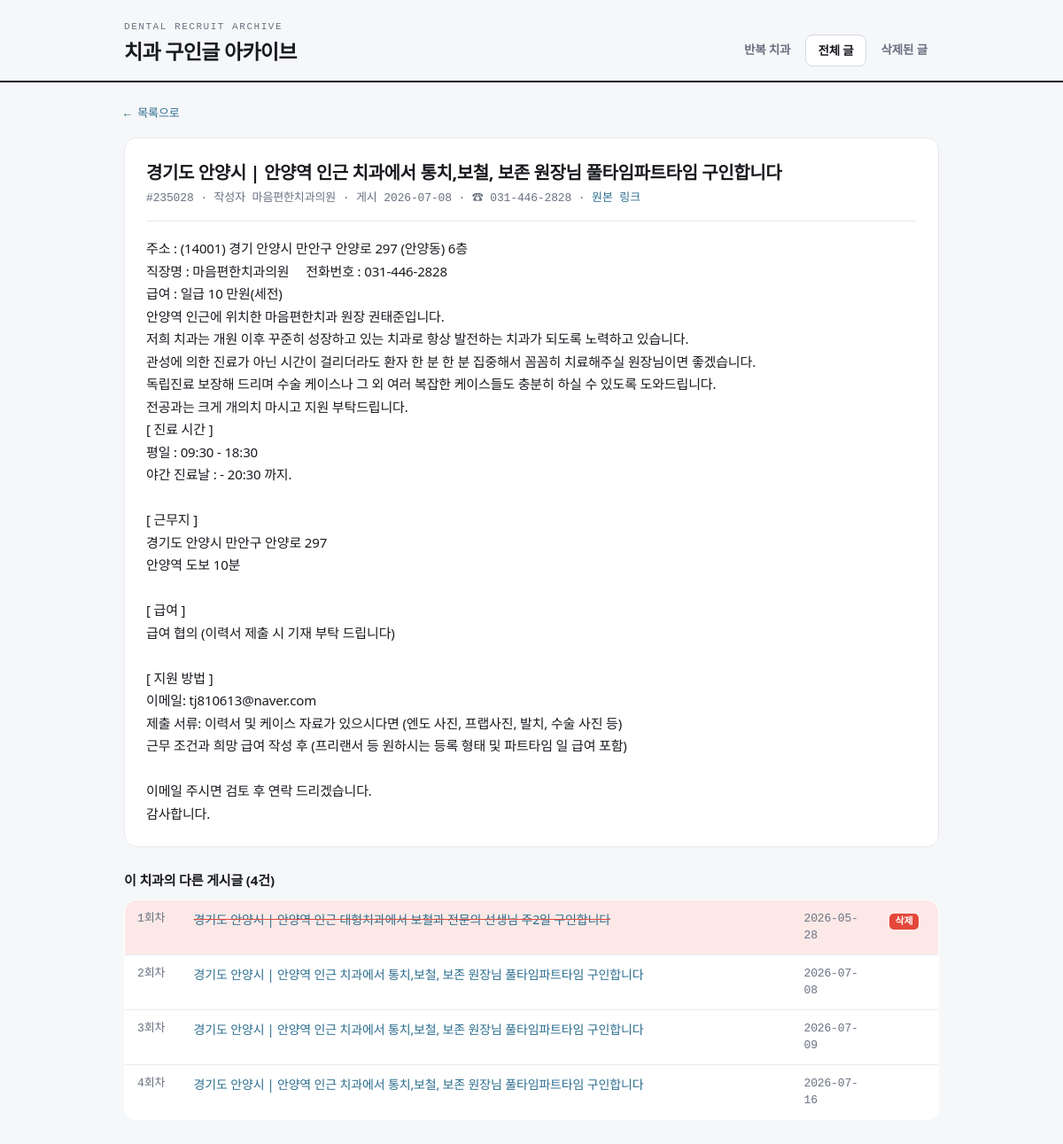
The page /post/235028 on the database as committed earlier.
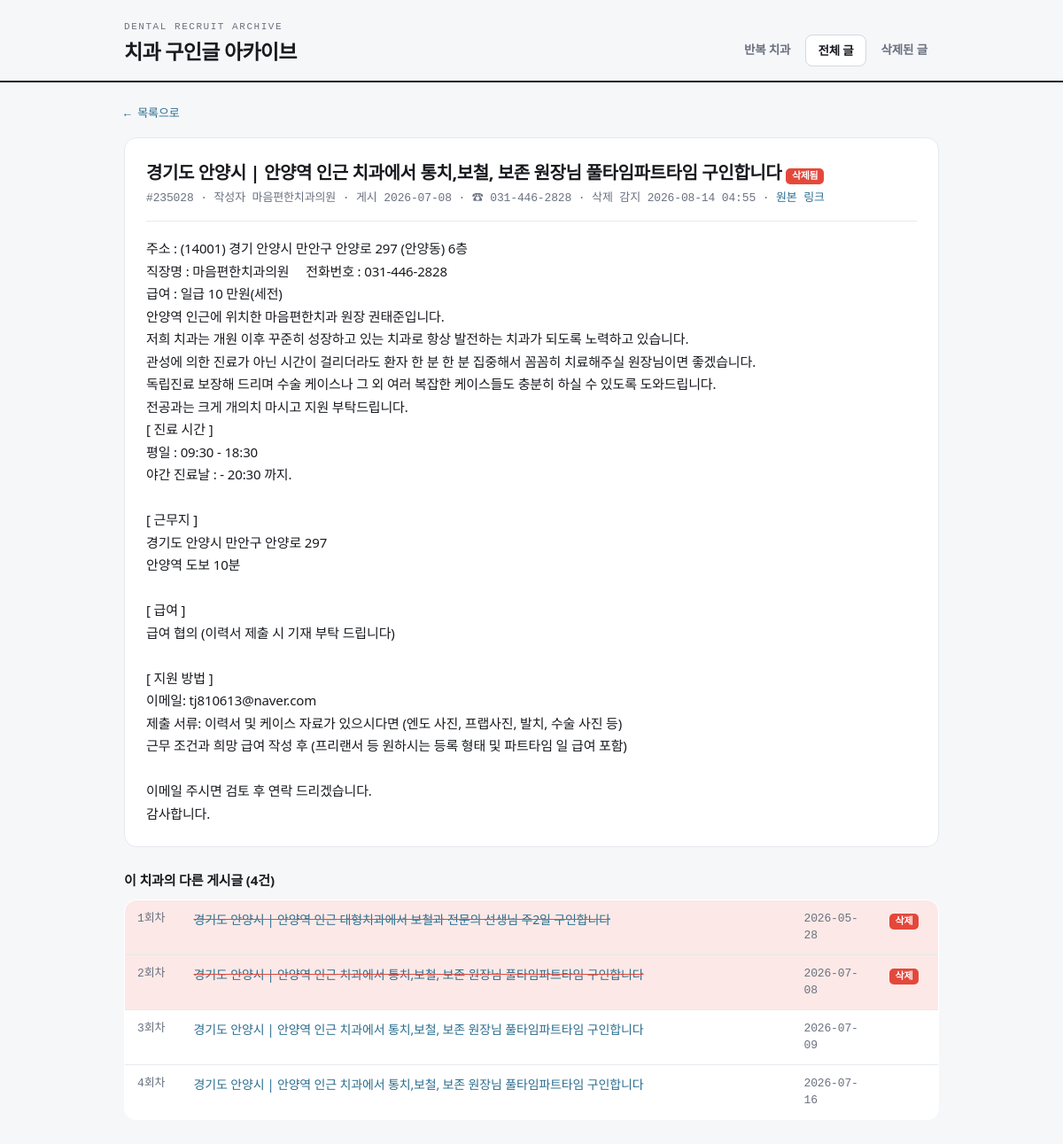
The same page on the database as committed later.
### tables this page shows
CREATE TABLE posts (
    no            INTEGER PRIMARY KEY,   -- 게시판 글 번호 (고유)
    category      TEXT,                  -- 구분: 구인 / 구직 / 양도
    title         TEXT,
    author        TEXT,
    posted_raw    TEXT,                  -- 게시판이 보여주는 날짜 원문
    posted_at     TEXT,                  -- 파싱한 ISO 날짜 (가능한 경우)
    views         INTEGER,
    url           TEXT,
    content       TEXT,                  -- 상세 본문
    phone         TEXT,                  -- 본문에서 추출한 대표 전화번호(숫자만)
    phone_display TEXT,                  -- 보기용 전화번호
    clinic_key    TEXT,                  -- 치과 식별키 (전화 우선, 없으면 제목 시그니처)
    key_kind      TEXT,                  -- 'phone' | 'title' | 'author'
    title_sig     TEXT,                  -- 제목 정규화 시그니처
    first_seen    TEXT,                  -- 우리 크롤러가 처음 발견한 시각
    last_seen     TEXT,                  -- 살아있는 것으로 마지막 확인한 시각
    is_deleted    INTEGER DEFAULT 0,     -- 삭제 감지 여부
    deleted_at    TEXT                   -- 삭제 감지 시각
);

### app.py (the view)
@app.route("/post/<int:no>")
def post_detail(no):
    with db.get_db() as conn:
        row = db.get_post(conn, no)
    if not row:
        abort(404)
    siblings = []
    for g in analyze.clinic_groups(min_posts=1, include_singletons=True):
        if g["key"] == row["clinic_key"]:
            siblings = g["posts"]
            break
    return render_template("post_detail.html", p=row, siblings=siblings)

### analyze.py (called while the page is built)
def _order_ts(p):
    return p.get("posted_at") or p.get("first_seen") or ""

### app.py (called while the page is built)
@app.template_filter("shortdt")
def shortdt(s):
    if not s:
        return "-"
    return str(s).replace("T", " ")[:16]

### db.py (called while the page is built)
@contextmanager
def get_db():
    conn = sqlite3.connect(config.DB_PATH)
    conn.row_factory = sqlite3.Row
    try:
        yield conn
        conn.commit()
    finally:
        conn.close()

def get_post(conn, no):
    row = conn.execute("SELECT * FROM posts WHERE no=?", (no,)).fetchone()
    return dict(row) if row else None

### templates/post_detail.html (shortened to what this page needs)
{% extends "base.html" %}
{% set active = 'posts' %}
{% block body %}
<a class="back" href="javascript:history.back()">← 목록으로</a>
<div class="detail">
  <h2>
    {{ p.title or '(제목 없음)' }}
    {% if p.is_deleted %}<span class="badge del">삭제됨</span>{% endif %}
  </h2>
  <div class="meta">
    #{{ p.no }} · 작성자 {{ p.author or '-' }} ·
    게시 {{ (p.posted_at or p.posted_raw or p.first_seen)|shortdt }}
    {% if p.phone_display %} · ☎ {{ p.phone_display }}{% endif %}
    {% if p.is_deleted %} · 삭제 감지 {{ p.deleted_at|shortdt }}{% endif %}
    · <a href="{{ p.url }}" target="_blank" rel="noopener">원본 링크</a>
  </div>
  {% if p.content %}
    <div class="body">{{ p.content }}</div>
  {% else %}
    <div class="body" style="color:var(--muted)">본문을 수집하지 못했습니다. 원본 링크를 확인하세요.</div>
  {% endif %}
</div>
{% if siblings|length > 1 %}
<h3 style="margin:26px 0 10px;font-size:15px">이 치과의 다른 게시글 ({{ siblings|length }}건)</h3>
<table class="posts">
  <tbody>
    {% for sib in siblings %}
    <tr class="{{ 'deleted' if sib.is_deleted }}">
      <td class="no" style="width:64px">{{ sib.repost_index }}회차</td>
      <td><a class="title" href="/post/{{ sib.no }}">{{ sib.title or '(제목 없음)' }}</a></td>
      <td class="no" style="width:96px">{{ (sib.posted_at or sib.first_seen)|shortdt }}</td>
      <td style="width:70px">
        {% if sib.is_deleted %}<span class="badge del">삭제</span>{% endif %}
      </td>
    </tr>
    {% endfor %}
  </tbody>
</table>
{% endif %}
{% endblock %}

### templates/base.html (shortened to what this page needs)
<!DOCTYPE html>
<html lang="ko">
<head>
</head>
<body>
<header class="top">
  <div class="top-in">
    <div class="brand">
      <span class="kicker">Dental Recruit Archive</span>
      <h1>치과 구인글 아카이브</h1>
    </div>
    <nav class="tabs">
      <a href="/" class="{{ 'on' if active=='clinics' }}">반복 치과</a>
      <a href="/posts" class="{{ 'on' if active=='posts' }}">전체 글</a>
      <a href="/posts?status=deleted" class="{{ 'on' if active=='deleted' }}">삭제된 글</a>
    </nav>
  </div>
</header>
<div class="wrap">
{% block body %}{% endblock %}
</div>
</body>
</html>

### templates/base.html (style rules this page uses)
:root { --paper:#F6F7F9; --card:#FFFFFF; --ink:#181A1F; --muted:#6A7180; --line:#E6E9EF; --line2:#D3D8E0; --alarm:#E4483B; --alarm-soft:#FCE9E7; --struct:#2C6E8F; --ok:#3A9B6E; --mono:ui-monospace,"SF Mono",Menlo,"JetBrains Mono",monospace; --sans:"Pretendard Variable",Pretendard,system-ui,sans-serif; }
* { box-sizing:border-box }
html { -webkit-text-size-adjust:100% }
body { margin:0;background:var(--paper);color:var(--ink);font-family:var(--sans); font-size:15px;line-height:1.5;letter-spacing:-.01em }
a { color:var(--struct);text-decoration:none }
.wrap { max-width:960px;margin:0 auto;padding:0 20px 80px }
header.top { border-bottom:2px solid var(--ink);margin-bottom:22px }
.top-in { max-width:960px;margin:0 auto;padding:22px 20px 16px; display:flex;justify-content:space-between;align-items:flex-end;gap:16px;flex-wrap:wrap }
.brand { display:flex;flex-direction:column;gap:2px }
.brand .kicker { font-family:var(--mono);font-size:11px;letter-spacing:.14em; text-transform:uppercase;color:var(--muted) }
.brand h1 { margin:0;font-size:23px;font-weight:800;letter-spacing:-.03em }
nav.tabs { display:flex;gap:4px }
nav.tabs a { font-size:13.5px;font-weight:600;color:var(--muted); padding:7px 13px;border-radius:8px }
nav.tabs a.on { color:var(--ink);background:var(--card);border:1px solid var(--line2) }
table.posts { width:100%;border-collapse:collapse;background:var(--card); border:1px solid var(--line);border-radius:14px;overflow:hidden }
table.posts th,table.posts td { padding:11px 14px;text-align:left; border-bottom:1px solid var(--line);font-size:14px;vertical-align:top }
table.posts tr:last-child td { border-bottom:none }
table.posts .no { font-family:var(--mono);color:var(--muted);font-size:13px }
tr.deleted { background:var(--alarm-soft) }
tr.deleted .title { text-decoration:line-through;text-decoration-color:var(--alarm) }
.badge { font-family:var(--mono);font-size:11px;font-weight:700;border-radius:5px; padding:1px 7px;display:inline-block }
.badge.del { background:var(--alarm);color:#fff }
.detail { background:var(--card);border:1px solid var(--line);border-radius:14px;padding:24px }
.detail h2 { margin:0 0 4px;font-size:20px;letter-spacing:-.02em }
.detail .meta { font-size:13px;color:var(--muted);font-family:var(--mono); margin-bottom:18px;padding-bottom:16px;border-bottom:1px solid var(--line) }
.detail .body { white-space:pre-wrap;line-height:1.7;font-size:15px }
.back { font-size:13px;font-family:var(--mono);display:inline-block;margin-bottom:16px }

Rows that differ between the two databases and show on the page:
changed posts "마음편한치과의원": is_deleted 0 → 1 (drawn); deleted_at|shortdt (not shown) → "2026-08-14 04:55"
Other text that changed with them:
text now shown: "삭제됨 · 삭제 감지"
